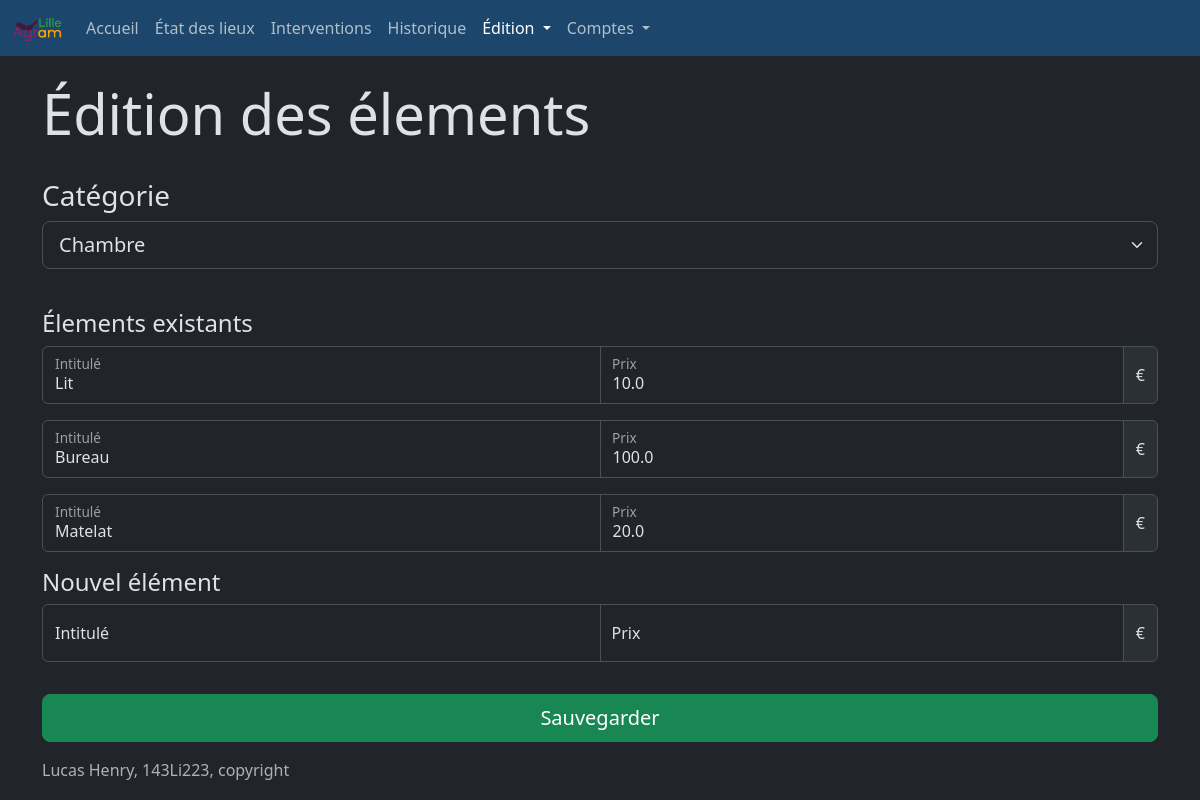
Page /modifier_elements (signed in) on the earlier database version.
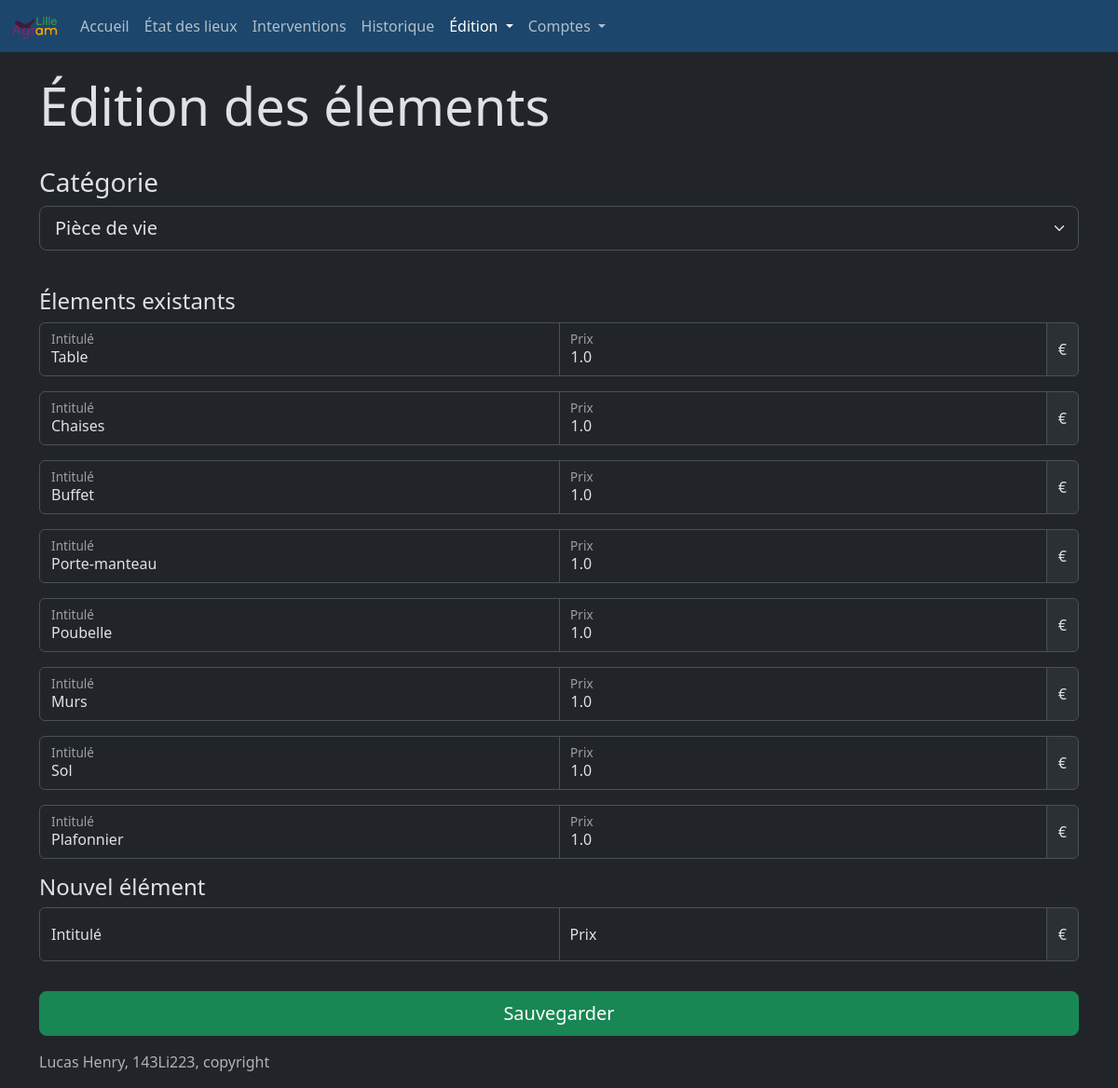
Same page on the later database version.
### website/models.py (models this page shows)
class Element(db.Model):
    __tablename__ = "element"
    id = db.Column(db.Integer, primary_key=True)
    id_categorie = db.Column(db.Integer, db.ForeignKey('categorie_element.id'))
    intitule = db.Column(db.String(100))
    prix = db.Column(db.Float())

### website/blueprints/edition.py (the view, shortened to what this page needs)
@edition.route('modifier_elements', methods = ['GET', 'POST'])
@login_required
def modifier_elements():
    action = request.args.get('action')
    cat_query = select(CategorieElement)
    cat_keys = db.session.execute(cat_query.select()).fetchall()
    id_cat = 0
    element_query = select(Element).where(Element.id_categorie == id_cat)
    element_values = db.session.execute(element_query.select()).fetchall()
    return render_template('modifier_elements.html', active=activePage(3),  user=current_user, cat_keys=cat_keys, id_cat=int(id_cat), Elements = element_values)

### website/__init__.py (called while the page is built)
def create_app():
    app = Flask(__name__)
    secrey_key = uuid.uuid4().hex
    app.config['SECRET_KEY'] = "meow" #secrey_key
    app.config['SQLALCHEMY_DATABASE_URI'] = f'sqlite:///{DB_NAME}'
    db.init_app(app)
    from .blueprints.views import views
    from .blueprints.auth import auth
    from .blueprints.edition import edition
    from .blueprints.edl import edl
    app.register_blueprint(views, url_prefix = '/')
    app.register_blueprint(auth, url_prefix = '/')
    app.register_blueprint(edition, url_prefix = '/')
    app.register_blueprint(edl, url_prefix = '/')
    from .models import User
    with app.app_context():
        db.create_all()
    login_manager = LoginManager()
    login_manager.login_view = 'auth.login'
    login_manager.init_app(app)
    @login_manager.user_loader
    def load_user(id):
        return User.query.get(int(id))
    return app

### website/functions.py (called while the page is built)
def activePage(id: int) -> ...:
    len = 14
    active = len * ['']
    active[id] = 'active'
    return active

### website/templates/edition/modifier_elements.html (shortened to what this page needs)
{% extends "base.html" %} {%block title %}Modification des élements{% endblock %}
{% block content %}
<br>
<h1 class="display-4">Édition des élements</h1>
<br>
<form action="/modifier_elements?action=reload" id="selection" method="post">
<div class="row">
    <div class="col">
        <h3>Catégorie</h3>
        <select name="id_categorie" id="select-cat" class="form-select form-select-lg mb-3" aria-label=".form-select-lg example">
            {% for cat in cat_keys %}
                {% if cat.id == id_cat %}
                    <option selected value="{{cat.id}}">{{cat.intitule}}</option>
                {% else %}
                    <option value="{{cat.id}}">{{cat.intitule}}</option>
                {% endif %}
            {% endfor %}
        </select>
    </div>
</div>
</form>
<br>
<h4>Élements existants</h4>
<form action="/modifier_elements?action=save&id_categorie={{id_cat}}" method="post">
    {% for element in Elements %}
        <div class="row">
            <div class="input-group">
                <div class="form-floating">
                    <input type="text" class="form-control" id="intitule" name="{{element[0]}}.intitule" value="{{element[2]}}">
                    <label for="intitule">Intitulé</label>
                </div>
                <div class="input-group form-floating mb-3">
                    <input type="text" class="form-control" id="prix" name="{{element[0]}}.prix" value="{{element[3]}}" aria-describedby="basic-addon2">
                    <label for="prix">Prix</label>
                    <span class="input-group-text" id="basic-addon2">€</span>
                </div>
            </div>
        </div>
    {% endfor %}
    <h4>Nouvel élément</h4>
    <div class="row mb-3">
        <div class="input-group">
            <div class="form-floating mb-3">
                <input placeholder="" type="text" id="intitule" class="form-control" name="newitem.intitule" value="">
                <label for="intitule">Intitulé</label>
            </div>
            <div class="input-group form-floating mb-3">
                <input placeholder="" type="text" class="form-control" id="prix" name="newitem.prix">
                <label for="prix">Prix</label>
                <span class="input-group-text" id="basic-addon2">€</span>
            </div>
        </div>
    </div>
    <div class="list-group">
        <button type="submit" class="btn btn-success btn-lg btn-block">Sauvegarder</button>
    </div>
</form>
{% endblock %}

Differences in the rows shown:
no longer on this page (row edited): Element: intitule "Matelat", prix "20.0"
changed Element: intitule "Lit" → "Table"; prix "10.0" → "1.0"
changed Element: intitule "Bureau" → "Chaises"; prix "100.0" → "1.0"
now on this page (row edited): Element: intitule "Buffet", prix "1.0"
now on this page (row edited): Element: intitule "Porte-manteau", prix "1.0"
now on this page (row edited): Element: intitule "Poubelle", prix "1.0"
now on this page (row edited): Element: intitule "Murs", prix "1.0"
now on this page (row edited): Element: intitule "Sol", prix "1.0"
now on this page (row edited): Element: intitule "Plafonnier", prix "1.0"
Other differences:
form field id_categorie: "Chambre" → "Pièce de vie"
